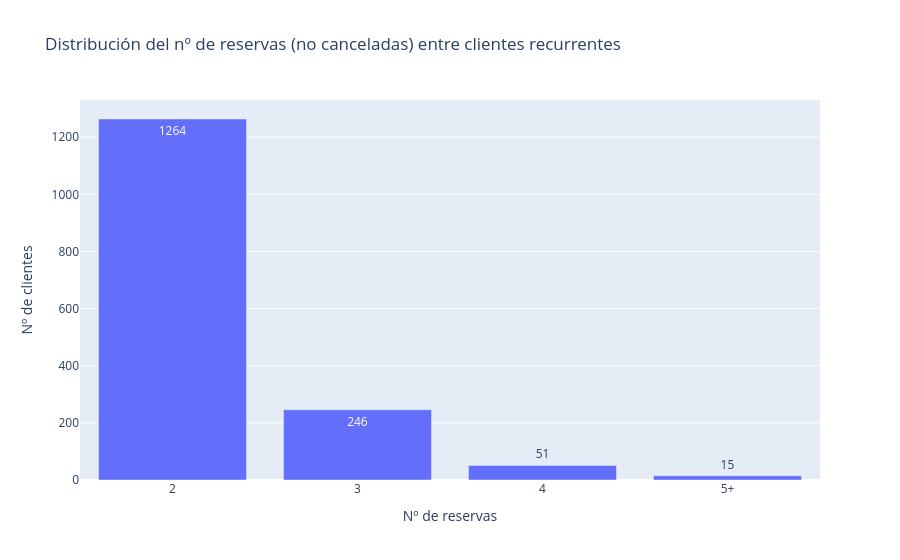

The cell this chart's notebook holds for it:
### Code cell
fig = px.bar(distribucion_reservas_recurrentes, x='n_reservas', y='n_clientes',
             title='Distribución del nº de reservas (no canceladas) entre clientes recurrentes',
             labels={'n_reservas': 'Nº de reservas', 'n_clientes': 'Nº de clientes'},
             text='n_clientes')
fig.show()

### Figure 1 — Plotly figure (JSON) as saved in the notebook; plotly's stock layout.template omitted (floating-point values rounded to 4 significant figures)
{"data": [{"hovertemplate": "Nº de reservas=%{x}<br>Nº de clientes=%{text}<extra></extra>", "legendgroup": "", "marker": {"color": "#636efa", "pattern": {"shape": ""}}, "name": "", "orientation": "v", "showlegend": false, "text": [1264.0, 246.0, 51.0, 15.0], "textposition": "auto", "type": "bar", "x": ["2", "3", "4", "5+"], "xaxis": "x", "y": [1264, 246, 51, 15], "yaxis": "y"}], "layout": {"barmode": "relative", "legend": {"tracegroupgap": 0}, "title": {"text": "Distribución del nº de reservas (no canceladas) entre clientes recurrentes"}, "xaxis": {"anchor": "y", "domain": [0, 1], "title": {"text": "Nº de reservas"}}, "yaxis": {"anchor": "x", "domain": [0, 1], "title": {"text": "Nº de clientes"}}}}
